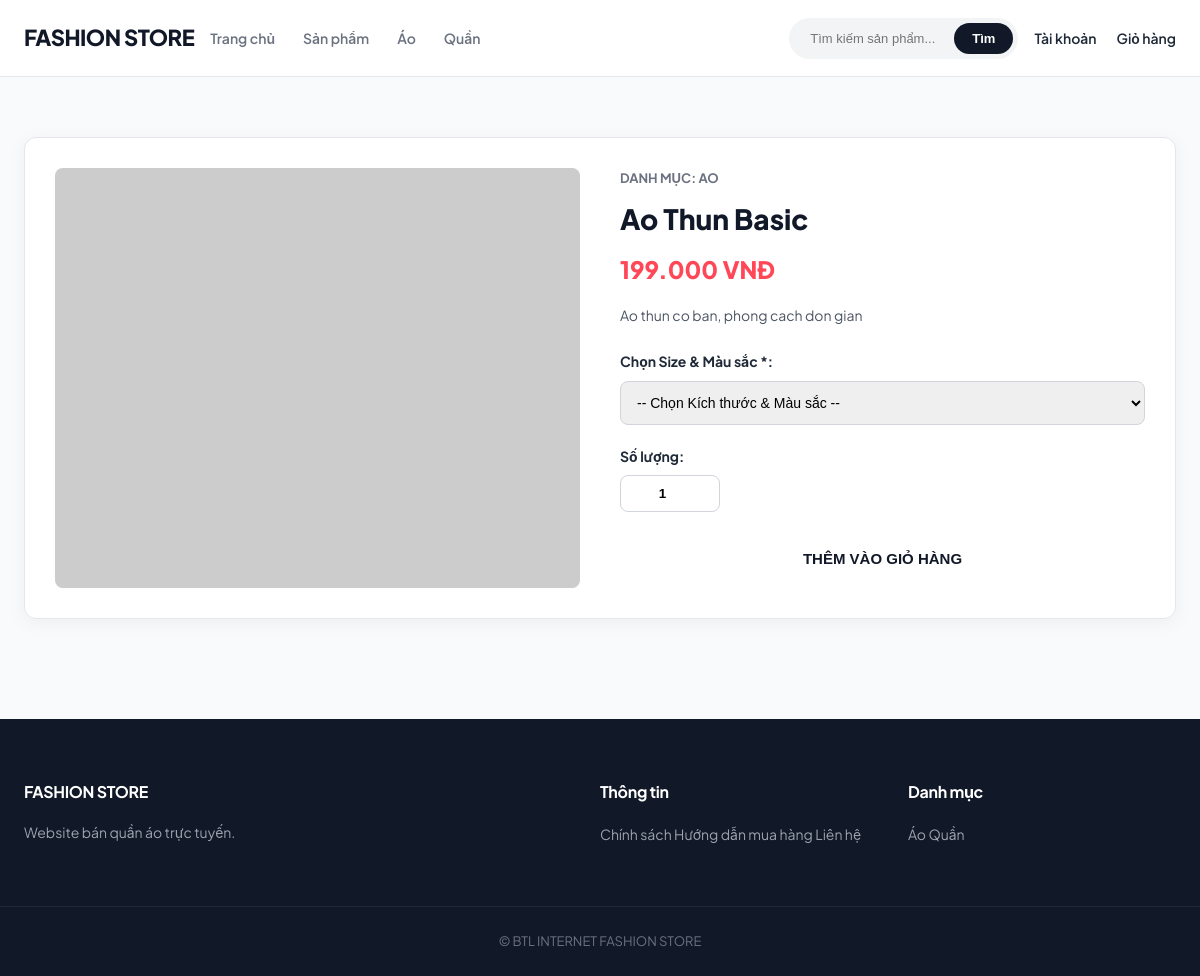
Page /products/detail.php?id=1 on the committed database.
### tables this page shows
CREATE TABLE san_pham (
    id_san_pham INT AUTO_INCREMENT PRIMARY KEY,
    id_danh_muc INT NOT NULL,
    ten_san_pham VARCHAR(150) NOT NULL,
    mo_ta TEXT,
    gia_co_ban DECIMAL(12,2) NOT NULL,
    hinh_anh VARCHAR(255),
    trang_thai TINYINT DEFAULT 1,
    ngay_tao DATETIME DEFAULT CURRENT_TIMESTAMP,
    ngay_cap_nhat DATETIME DEFAULT CURRENT_TIMESTAMP
        ON UPDATE CURRENT_TIMESTAMP,

    FOREIGN KEY (id_danh_muc)
        REFERENCES danh_muc(id_danh_muc)
);

CREATE TABLE danh_muc (
    id_danh_muc INT AUTO_INCREMENT PRIMARY KEY,
    ten_danh_muc VARCHAR(100) NOT NULL,
    mo_ta TEXT,
    trang_thai TINYINT DEFAULT 1
);

### config.php (called while the page is built, shortened)
<?php
$base_url = '/fashion_store';
?>

### products/detail.php (the view, shortened to what this page needs)
<?php
require_once "../config.php";
$id_san_pham = isset($_GET['id']) ? (int)$_GET['id'] : 0;
$stmt = $conn->prepare("SELECT sp.*, dm.ten_danh_muc
                        FROM san_pham sp
                        JOIN danh_muc dm ON sp.id_danh_muc = dm.id_danh_muc
                        WHERE sp.id_san_pham = ? AND sp.trang_thai = 1");
$stmt->execute([$id_san_pham]);
$product = $stmt->fetch(PDO::FETCH_ASSOC);
$sql_variant = "SELECT bt.*, kt.ten_kich_thuoc, ms.ten_mau_sac, ms.ma_mau
                FROM bien_the_san_pham bt
                JOIN kich_thuoc kt ON bt.id_kich_thuoc = kt.id_kich_thuoc
                JOIN mau_sac ms ON bt.id_mau_sac = ms.id_mau_sac
                WHERE bt.id_san_pham = ? AND bt.so_luong_ton > 0";
$stmt_variant = $conn->prepare($sql_variant);
$stmt_variant->execute([$id_san_pham]);
$variants = $stmt_variant->fetchAll(PDO::FETCH_ASSOC);
require_once "../header.php";
?>
<div class="container section">
    <div style="display: grid; grid-template-columns: 1fr 1fr; gap: 40px; background: #fff; padding: 30px; border-radius: 12px; border: 1px solid #e5e7eb; box-shadow: 0 4px 20px rgba(0,0,0,0.05);">
        <div style="height: 420px; background: #f3f4f6; border-radius: 8px; overflow: hidden;">
            <img src="<?= $base_url ?>/images/products/<?= htmlspecialchars($product['hinh_anh']) ?>"
                 alt="<?= htmlspecialchars($product['ten_san_pham']) ?>"
                 style="width: 100%; height: 100%; object-fit: cover;"
                 onerror="this.src='https://via.placeholder.com/400x400?text=No+Image'">
        </div>
        <div>
            <p style="color: #6b7280; font-size: 13px; font-weight: 700; text-transform: uppercase;">
                Danh mục: <?= htmlspecialchars($product['ten_danh_muc']) ?>
            </p>
            <h1 style="font-size: 28px; font-weight: 800; margin: 8px 0; color: #111827;">
                <?= htmlspecialchars($product['ten_san_pham']) ?>
            </h1>
            <p style="font-size: 24px; font-weight: 800; color: #ff4757; margin-bottom: 16px;">
                <?= number_format($product['gia_co_ban'], 0, ',', '.') ?> VNĐ
            </p>
            <p style="color: #4b5563; font-size: 14px; line-height: 1.6; margin-bottom: 24px;">
                <?= nl2br(htmlspecialchars($product['mo_ta'])) ?>
            </p>
            <form action="<?= $base_url ?>/cart/add.php" method="POST">
                <div style="margin-bottom: 20px;">
                    <label style="font-weight: 700; font-size: 14px; display: block; margin-bottom: 8px;">
                        Chọn Size & Màu sắc *:
                    </label>
                    <?php if (!empty($variants)): ?>
                        <select name="id_bien_the" required style="width: 100%; padding: 12px; border: 1px solid #d1d5db; border-radius: 8px; outline: none; font-size: 14px;">
                            <option value="">-- Chọn Kích thước & Màu sắc --</option>
                        </select>
                    <?php else: ?>
                        <p style="color: #ff4757; font-size: 14px; font-weight: 600;">Sản phẩm hiện tại đã hết hàng.</p>
                    <?php endif; ?>
                </div>
                <div style="margin-bottom: 24px;">
                    <label style="font-weight: 700; font-size: 14px; display: block; margin-bottom: 8px;">Số lượng:</label>
                    <input type="number" name="so_luong" value="1" min="1" style="width: 100px; padding: 10px; border: 1px solid #d1d5db; border-radius: 8px; outline: none; text-align: center; font-weight: 600;">
                </div>
                <?php if (!empty($variants)): ?>
                    <button type="submit" class="btn" style="width: 100%; border: none; cursor: pointer; text-align: center; font-size: 15px;">
                        THÊM VÀO GIỎ HÀNG
                    </button>
                <?php endif; ?>
            </form>
        </div>
    </div>
</div>
<?php require_once "../footer.php"; ?>

### css/style.css (style rules this page uses)
:root { --primary-color: #111827; --accent-color: #ff4757; --bg-light: #f9fafb; --bg-white: #ffffff; --text-main: #1f2937; --text-muted: #6b7280; --border-color: #e5e7eb; --radius-sm: 8px; --radius-md: 12px; --radius-lg: 16px; --shadow-sm: 0 1px 3px rgba(0, 0, 0, 0.05); --shadow-md: 0 4px 20px -2px rgba(0, 0, 0, 0.08); --transition: all 0.3s cubic-bezier(0.4, 0, 0.2, 1); }
* { margin: 0; padding: 0; box-sizing: border-box; }
body { font-family: "Plus Jakarta Sans", -apple-system, BlinkMacSystemFont, sans-serif; background-color: var(--bg-light); color: var(--text-main); line-height: 1.6; }
img { max-width: 100%; display: block; }
.btn { display: inline-block; padding: 14px 32px; background-color: var(--bg-white); color: var(--primary-color); font-weight: 700; font-size: 14px; border-radius: 50px; box-shadow: 0 10px 25px rgba(255, 255, 255, 0.1); }
.container { max-width: 1200px; margin: auto; padding: 0 24px; }
.section { margin: 60px 0; }

### rows in the picture
san_pham: id_danh_muc.ten_danh_muc "AO", ten_san_pham "Ao Thun Basic", gia_co_ban "199.000", mo_ta "Ao thun co ban, phong cach don gian"
